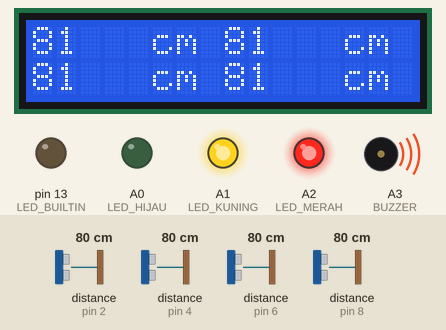
Simulated run of this sketch. Board: Arduino Uno, built with avr-gcc and run on an emulated ATmega328P. Shown: 16×2 character LCD, output pins drawn as LEDs (lit = HIGH), buzzer (waves = sounding, pin HIGH). Dashed ring = blinking. The inputs (shaded band) are chosen by the test bench; at power-on: distance to the obstacle (sensors on pin 2, pin 4, pin 6, pin 8) 80 cm. The echo pulse lasts 58.3 µs per cm; what the sketch prints to the serial monitor is not drawn.

Above: at 6.0 s.
6.1 s: distance to the obstacle (sensor on pin 2) set to 72 cm
At 7.68 s:
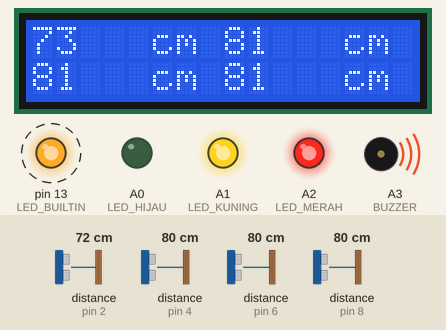
9.9 s: distance to the obstacle (sensor on pin 2) set to 64 cm
At 11.69 s:
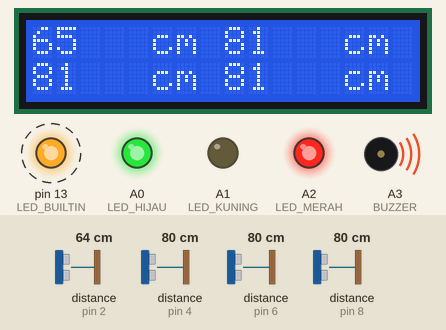
13.4 s: distance to the obstacle (sensor on pin 4) set to 53 cm
At 16.2 s:
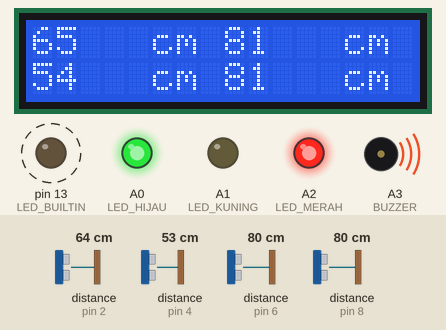
16.9 s: distance to the obstacle (sensor on pin 4) set to 43 cm
At 17.8 s:
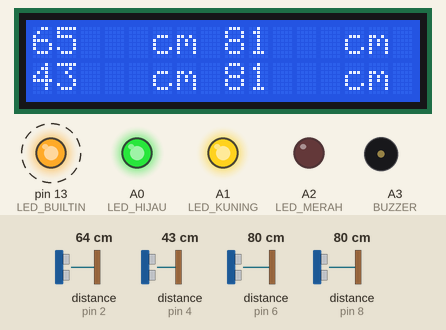
19.9 s: distance to the obstacle (sensor on pin 6) set to 2 cm
At 22.3 s:
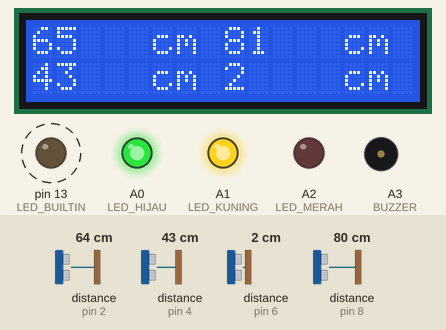
22.9 s: distance to the obstacle (sensor on pin 8) set to 2 cm
At 23.8 s:
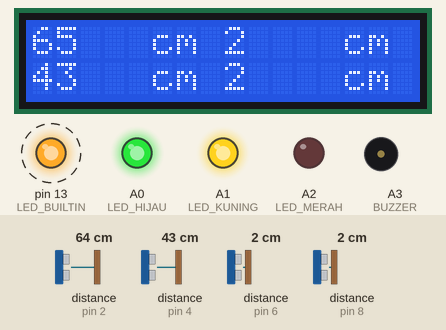
Timing chart, 0 to 25.9 s (numbered marks = the images above; inputs shaded):
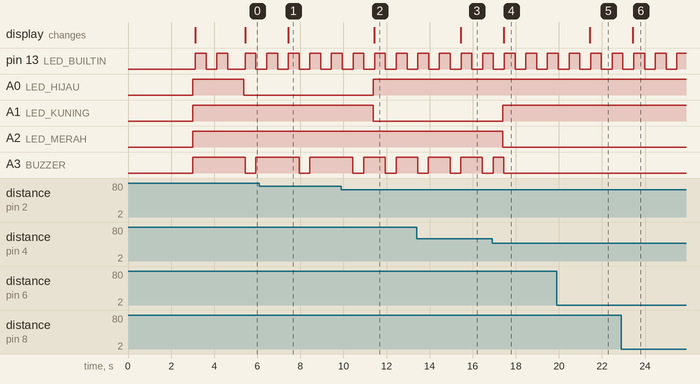

The sketch:

TA_Yaqin_UNO.ino
```cpp
#include <NewPing.h>
#include <SoftwareSerial.h>

#include <Wire.h>
#include <LiquidCrystal_I2C.h>

#define BACA_SENSOR_INTERVAL  2000

#define JARAK_MERAH           50  // cm
#define JARAK_KUNING          70  // cm
#define JARAK_HIJAU           100 // cm

#define PING_DISTANCE_MAX     600 // Maximum distance (in cm) to ping.
#define PING_ITERATION        3
#define PING_DEPAN_ECHO       2   //
#define PING_DEPAN_TRIGGER    3   //
#define PING_KIRI_ECHO        4   //
#define PING_KIRI_TRIGGER     5   //
#define PING_KANAN_ECHO       6   //
#define PING_KANAN_TRIGGER    7   //
#define PING_BELAKANG_ECHO    8   //
#define PING_BELAKANG_TRIGGER 9   //


NewPing ping_depan(PING_DEPAN_TRIGGER, PING_DEPAN_ECHO, PING_DISTANCE_MAX);
NewPing ping_kiri(PING_KIRI_TRIGGER, PING_KIRI_ECHO, PING_DISTANCE_MAX);
NewPing ping_kanan(PING_KANAN_TRIGGER, PING_KANAN_ECHO, PING_DISTANCE_MAX);
NewPing ping_belakang(PING_BELAKANG_TRIGGER, PING_BELAKANG_ECHO, PING_DISTANCE_MAX);

#define BUZZER_ON             LOW
#define BUZZER_OFF            HIGH
#define BUZZER                A3

#define LED_ON                LOW
#define LED_OFF               HIGH

#define LED_MERAH             A2
#define LED_KUNING            A1
#define LED_HIJAU             A0

#define SERIAL_ESP_RX         12
#define SERIAL_ESP_TX         11
SoftwareSerial SerialEsp(SERIAL_ESP_RX, SERIAL_ESP_TX);   // RX, TX

LiquidCrystal_I2C lcd(0x27, 16, 2); // Address, Coloumn, Row

typedef struct{
  uint16_t jarak_depan_cm;
  uint16_t jarak_kiri_cm;
  uint16_t jarak_kanan_cm;
  uint16_t jarak_belakang_cm;
  String status;
  bool led_merah;
  bool led_kuning;
  bool led_hijau;
}DATA_TypeDef;

DATA_TypeDef data;

String inputString = "";         // a String to hold incoming data
uint32_t timer_sensor;
uint32_t timer_led;
uint32_t timer_buzzer;
uint32_t timeout_buzzer;

void setup(){
  delay(3000);

  // put your setup code here, to run once:
  Serial.begin(9600);
  SerialEsp.begin(9600);

  // reserve 200 bytes for the inputString:
  inputString.reserve(50);

  pinMode(LED_BUILTIN, OUTPUT);
  pinMode(LED_MERAH, OUTPUT);
  pinMode(LED_KUNING, OUTPUT);
  pinMode(LED_HIJAU, OUTPUT);
  digitalWrite(LED_MERAH, HIGH);
  digitalWrite(LED_KUNING, HIGH);
  digitalWrite(LED_HIJAU, HIGH);

  pinMode(BUZZER, OUTPUT);
  digitalWrite(BUZZER, BUZZER_OFF);

  Serial.println("start");

  lcd.init();
  lcd.init();
  lcd.backlight();

  timer_sensor = millis();
}

void loop() {
  // put your main code here, to run repeatedly:
  receiveData();

  if((millis() - timer_sensor) > BACA_SENSOR_INTERVAL){
    timer_sensor = millis();

    bacaSensor();
  }

  if((millis() - timer_led) > 500){
    digitalWrite(LED_BUILTIN, !digitalRead(LED_BUILTIN));

    timer_led = millis();
  }

  if(data.led_merah == true){       timeout_buzzer = 0; }
  else if(data.led_kuning == true){ timeout_buzzer = 1000; }
  else if(data.led_hijau == true){  timeout_buzzer = 2000; }
  else{ timeout_buzzer = 0xFFFFFFFF;  }

  if(timeout_buzzer == 0){
    digitalWrite(BUZZER, BUZZER_ON);
  }
  else if(timeout_buzzer == 0xFFFFFFFF){
    digitalWrite(BUZZER, BUZZER_OFF);
  }
  else{
    if(digitalRead(BUZZER) == BUZZER_ON){
      if((millis() - timer_buzzer) > 500){
        digitalWrite(BUZZER, BUZZER_OFF);
        timer_buzzer = millis();
      }
    }
    else{
      if((millis() - timer_buzzer) > timeout_buzzer){
        digitalWrite(BUZZER, BUZZER_ON);
        timer_buzzer = millis();
      }
    }
  }
}

void receiveData(){
  if(SerialEsp.available()){
    char inChar = (char)SerialEsp.read();
    if (inChar == '\r'){  }
    else if (inChar == '\n') {
      Serial.println(inputString);

      if(inputString == "DATA"){
        sendData();
      }

      inputString = "";
    }
    else{
      inputString += inChar;
    }
  }
}

void sendData(){
  delay(100);

  char buffer[100];
  sprintf(buffer, "UNO%04d%04d%04d%04d%d%d%d%s",
            data.jarak_depan_cm, data.jarak_belakang_cm,
            data.jarak_kiri_cm, data.jarak_kanan_cm,
            data.led_merah, data.led_kuning, data.led_hijau,
            data.status.c_str());

  Serial.println(buffer);
  SerialEsp.println(buffer);
}

void bacaSensor(){
  uint32_t echo = 0;

  echo = ping_depan.ping_median(PING_ITERATION);
  data.jarak_depan_cm = ping_depan.convert_cm(echo);

  receiveData();

  echo = ping_kiri.ping_median(PING_ITERATION);
  data.jarak_kiri_cm = ping_kiri.convert_cm(echo);

  receiveData();

  echo = ping_kanan.ping_median(PING_ITERATION);
  data.jarak_kanan_cm = ping_kanan.convert_cm(echo);

  receiveData();

  echo = ping_belakang.ping_median(PING_ITERATION);
  data.jarak_belakang_cm = ping_belakang.convert_cm(echo);

  if( (data.jarak_depan_cm < JARAK_MERAH) || (data.jarak_belakang_cm < JARAK_MERAH)
      || (data.jarak_kiri_cm < JARAK_MERAH) || (data.jarak_kanan_cm < JARAK_MERAH)
  ){
    data.status = "";
    data.status = "STOP";

    digitalWrite(LED_MERAH, LED_ON);      data.led_merah = true;

    digitalWrite(LED_KUNING, LED_OFF);    data.led_kuning = false;
    digitalWrite(LED_HIJAU, LED_OFF);     data.led_hijau = false;
  }
  else if(  (data.jarak_depan_cm < JARAK_KUNING) || (data.jarak_belakang_cm < JARAK_KUNING)
          ||(data.jarak_kiri_cm < JARAK_KUNING) || (data.jarak_kanan_cm < JARAK_KUNING)
  ){
    data.status = "";
    data.status = "WARNING";

    digitalWrite(LED_KUNING, LED_ON);     data.led_kuning = true;

    digitalWrite(LED_MERAH, LED_OFF);     data.led_merah = false;
    digitalWrite(LED_HIJAU, LED_OFF);     data.led_hijau = false;
  }
  else if(  (data.jarak_depan_cm < JARAK_HIJAU) || (data.jarak_belakang_cm < JARAK_HIJAU)
          ||(data.jarak_kiri_cm < JARAK_HIJAU) || (data.jarak_kanan_cm < JARAK_HIJAU)
  ){
    data.status = "";
    data.status = "AMAN";

    digitalWrite(LED_HIJAU, LED_ON);      data.led_hijau = true;

    digitalWrite(LED_MERAH, LED_OFF);     data.led_merah = false;
    digitalWrite(LED_KUNING, LED_OFF);    data.led_kuning = false;
  }
  else{
    data.status = "";
    data.status = "JAUH";

    digitalWrite(LED_MERAH, LED_OFF);     data.led_merah = false;
    digitalWrite(LED_KUNING, LED_OFF);    data.led_kuning = false;
    digitalWrite(LED_HIJAU, LED_OFF);      data.led_hijau = false;
  }

  lcd.setCursor(0,0);     lcd.print("        ");
  lcd.setCursor(0,0);     lcd.print(data.jarak_depan_cm);
  lcd.setCursor(5,0);     lcd.print("cm");

  lcd.setCursor(8,0);     lcd.print("        ");
  lcd.setCursor(8,0);     lcd.print(data.jarak_belakang_cm);
  lcd.setCursor(13,0);    lcd.print("cm");

  lcd.setCursor(0,1);     lcd.print("        ");
  lcd.setCursor(0,1);     lcd.print(data.jarak_kiri_cm);
  lcd.setCursor(5,1);     lcd.print("cm");

  lcd.setCursor(8,1);     lcd.print("        ");
  lcd.setCursor(8,1);     lcd.print(data.jarak_kanan_cm);
  lcd.setCursor(13,1);    lcd.print("cm");

  // lcd.setCursor(0,1);     lcd.print("               ");
  // lcd.setCursor(0,1);     lcd.print(data.status);

  char buffer[500];
  sprintf(buffer, "D: %04d cm, B: %04d cm, Kr: %04d cm, Kn: %04d cm, status: ", data.jarak_depan_cm, data.jarak_belakang_cm, data.jarak_kiri_cm, data.jarak_kanan_cm);
  Serial.print(buffer);
  Serial.println(data.status);
}
```

Measured:
- the behaviour switches between 69 and 68 cm on distance to the obstacle (sensor on pin 2) (found by bisection; images 1 and 2)
- the behaviour switches between 49 and 48 cm on distance to the obstacle (sensor on pin 4) (found by bisection; images 3 and 4)
- after the input at 6.1 s, the display: changes after 1.3 s (image 1)
- after the input at 9.9 s, A0 (LED_HIJAU): LOW → HIGH after 1.5 s; A1 (LED_KUNING): HIGH → LOW after 1.5 s; the display: changes after 1.5 s (image 2)
- after the input at 13.4 s, the display: changes after 2.0 s (image 3)
- after the input at 16.9 s, A1 (LED_KUNING): LOW → HIGH after 0.48 s; A2 (LED_MERAH): HIGH → LOW after 0.48 s; the display: changes after 0.54 s (image 4)
- after the input at 19.9 s, the display: changes after 1.5 s (image 5)
- after the input at 22.9 s, the display: changes after 0.53 s (image 6)
